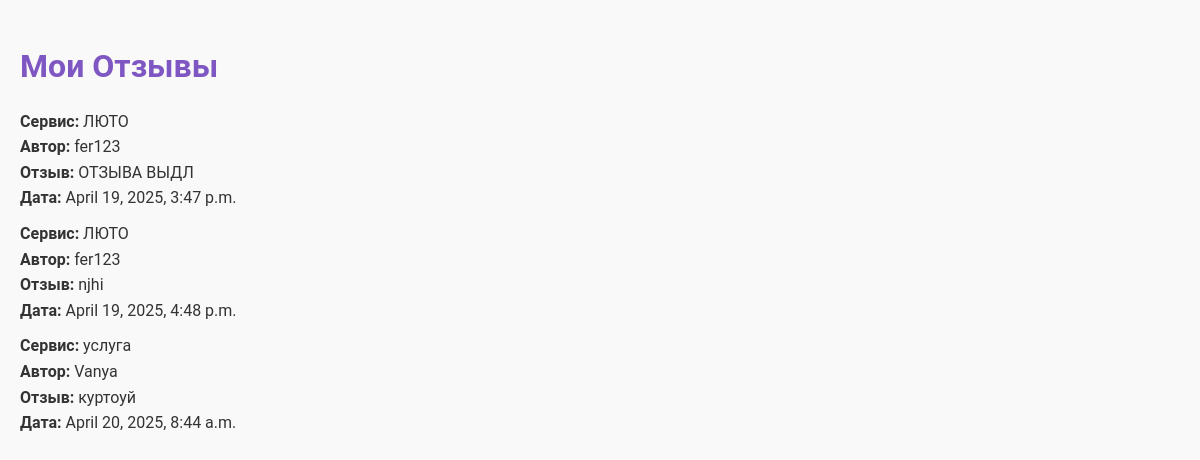
The page /my_feedbacks/ (signed in) on the database its author committed.
### app/models.py (models this page shows, shortened)
class Feedback(models.Model):
    service = models.ForeignKey(Service, on_delete=models.CASCADE, related_name='feedbacks')
    author = models.ForeignKey(User, on_delete=models.CASCADE, related_name='feedbacks')
    text = models.TextField()
    created_at = models.DateTimeField(auto_now_add=True)

class Service(models.Model):
    author = models.ForeignKey(User, on_delete=models.CASCADE)
    title = models.CharField(max_length=200)
    description = models.TextField()
    price = models.DecimalField(max_digits=100, decimal_places=2)
    image = models.ImageField(upload_to='services/')
    created_at = models.DateTimeField(auto_now_add=True)

### app/views.py (the view)
# urls.py: path('my_feedbacks/', views.my_feedbacks, name='my_feedbacks'),
@login_required
def my_feedbacks(request):
    if request.user.profile.role == 'executor':
        feedbacks = Feedback.objects.filter(service__author=request.user)
        return render(request, 'my_feedbacks.html', {'feedbacks': feedbacks})
    else:
        messages.error(request, "У вас нет прав для просмотра этой страницы.")
        return redirect('home')

### app/templates/my_feedbacks.html (shortened to what this page needs)
{% load static %}
<!DOCTYPE html>
<html lang="ru">
<head>
    <link rel="stylesheet" href="{% static 'css/styles.css' %}">
</head>
<body>
    <h1>Мои Отзывы</h1>
    {% if feedbacks %}
        <ul>
            {% for feedback in feedbacks %}
                <li>
                    <strong>Сервис:</strong> {{ feedback.service.title }}<br>
                    <strong>Автор:</strong> {{ feedback.author.username }}<br>
                    <strong>Отзыв:</strong> {{ feedback.text }}<br>
                    <strong>Дата:</strong> {{ feedback.created_at }}
                </li>
            {% endfor %}
        </ul>
    {% else %}
        <p>Нет отзывов для ваших сервисов.</p>
    {% endif %}
</body>
</html>

### app/static/css/styles.css (style rules this page uses)
:root { --primary-color: #7E57C2; --secondary-color: #a777e3; --text-color: #333; --light-bg: #f9f9f9; --card-bg: #ffffff; --shadow: 0 4px 20px rgba(0, 0, 0, 0.08); }
body { font-family: 'Roboto', sans-serif; background-color: var(--light-bg); color: var(--text-color); line-height: 1.6; margin: 0; padding: 20px; }
h1, h2, h3, h4, h5, h6 { color: var(--primary-color); margin-bottom: 15px; }
ul { list-style: none; padding: 0; }
li { margin-bottom: 10px; }

### rows shown on the page
Feedback: service "ЛЮТО", author.username "fer123", text "ОТЗЫВА ВЫДЛ", created_at "April 19, 2025, 3:47 p.m."
Feedback: service "ЛЮТО", author.username "fer123", text "njhi", created_at "April 19, 2025, 4:48 p.m."
Feedback: service "услуга", author.username "Vanya", text "куртоуй", created_at "April 20, 2025, 8:44 a.m."
